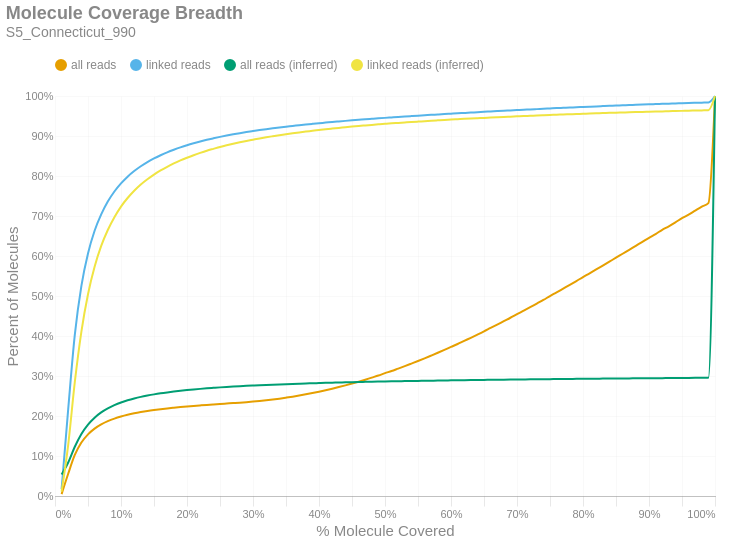

Notebook source saved alongside this figure:
### Markdown cell above
### Molecule Read Coverage
This chart shows molecule coverage breadth as computed by the number of bases aligned to that molecule. In other words, "*how much of each unique long molecule is actually sequenced/aligned?*" Keep in mind there is a distinction between sequences and alignments, since some sequences belonging to a particular molecule may not align well and wouldn't appear in the alignment data. This chart also shows molecule coverage breadth as computed by the *inferred fragment* from which the aligned sequences originate. Unlike read coverage, this calculation takes into account the total insert size, including unsequenced gaps between the forward and reverse reads. Like the previous figures, these are cumulative percents.

### Code cell
if SKIPLR:
    print_html(f"Skipped")
else:
    binned_df = consolidated_hist(valids['coverage_bp'], mask, 0.01, True)
    binned_df_inf = consolidated_hist(valids['coverage_inserts'], mask, 0.01, True)
    binned_df = binned_df.with_columns(pl.lit(binned_df_inf['all reads (cumsum)']).alias('all reads (inferred)'))
    binned_df = binned_df.with_columns(pl.lit(binned_df_inf['linked reads (cumsum)']).alias('linked reads (inferred)'))
    binned_df = binned_df.with_columns(
        (pl.col('bin').cast(pl.Float64) + 0.01).alias('right_edge')
    )

    with SafeRender(binned_df):
        (
            density_plot(binned_df, 'Molecule Coverage Breadth', samplename, 'molcov', ['all reads (inferred)','linked reads (inferred)'])
            .encode(
                #x=alt.X('bin:Q', title="% Molecule Covered").axis(format = '%').scale(padding=0),
                x=alt.X('right_edge:Q', title="% Molecule Covered").axis(format='%').scale(padding=0),
                y=alt.Y('value:Q', title='Percent of Molecules')
                    .axis(format='%')
                    .stack(False)
                    .scale(domainMin=0, padding=0),
                color=alt.Color("key:N").scale(domain = ["all reads", "linked reads", "all reads (inferred)", "linked reads (inferred)"]),
                tooltip = [
                    alt.Tooltip("key:N", title = "Data Type"),
                    alt.Tooltip("range_label:N", title="% Molecule Covered"),
                    alt.Tooltip("value:Q", format = ".2%", title="% Molecules")
                ]
            )
        ).display()

### Figure 1 — Vega-Lite specification as saved in the notebook (floating-point values rounded to 4 significant figures)
{"width": "container", "height": 400, "config": {"title": {"anchor": "start", "dy": -15, "fontSize": 18, "color": "#888888", "subtitleColor": "#888888", "subtitleFontSize": 14}, "arc": {"fill": "#0072B2"}, "axis": {"domainColor": "#888888", "domainWidth": 0.5, "gridWidth": 0.2, "grid": false, "titleFontWeight": 400, "titleFontSize": 15, "labelFontSize": 11, "labelColor": "#888888", "tickColor": "#888888", "tickWidth": 0.2, "titleColor": "#888888"}, "axisBand": {"grid": false}, "axisX": {"grid": true, "tickSize": 10, "domainCap": "round"}, "axisY": {"domain": false, "grid": true, "tickSize": 0, "domainCap": "round"}, "background": "transparent", "header": {"labelFontSize": 15, "labelColor": "#888888", "titleFontSize": 15, "titleFontWeight": 600, "titleColor": "#888888"}, "legend": {"labelFont": "sans-serif", "labelFontSize": 12, "labelColor": "#888888", "symbolSize": 100, "symbolType": "circle", "titleFontSize": 12, "titlePadding": 10, "titleColor": "#888888", "title": null, "orient": "top"}, "range": {"category": ["#E69F00", "#56B4E9", "#009E73", "#F0E442", "#0072B2", "#D55E00", "#CC79A7", "#000000"], "diverging": ["#cfe8f3", "#a2d4ec", "#73bfe2", "#46abdb", "#1696d2", "#12719e"]}, "area": {"fill": "#0072B2", "fillOpacity": 0.7, "line": true, "strokeOpacity": 0.7}, "line": {"color": "#0072B2", "stroke": "#0072B2", "strokeWidth": 2}, "trail": {"color": "#0072B2", "stroke": "#0072B2", "strokeWidth": 0, "size": 1}, "point": {"filled": true, "fillOpacity": 1.0, "size": 95}, "text": {"color": "#888888", "fontSize": 11, "align": "right", "fontWeight": 400, "size": 11}, "bar": {"fill": "#0072B2", "stroke": null}, "view": {"stroke": null, "continuousWidth": 660, "continuousHeight": 400}}, "data": {"name": "data-c3bd97059dbc386f11630d874e2769d9"}, "mark": {"type": "line", "interpolate": "monotone", "point": {"opacity": 0, "size": 275}}, "encoding": {"color": {"field": "key", "scale": {"domain": ["all reads", "linked reads", "all reads (inferred)", "linked reads (inferred)"]}, "type": "nominal"}, "tooltip": [{"field": "key", "title": "Data Type", "type": "nominal"}, {"field": "range_label", "title": "% Molecule Covered", "type": "nominal"}, {"field": "value", "format": ".2%", "title": "% Molecules", "type": "quantitative"}], "x": {"axis": {"format": "%"}, "field": "right_edge", "scale": {"padding": 0}, "title": "% Molecule Covered", "type": "quantitative"}, "y": {"axis": {"format": "%"}, "field": "value", "scale": {"domainMin": 0, "padding": 0}, "stack": false, "title": "Percent of Molecules", "type": "quantitative"}}, "params": [{"name": "param_c36ac31b6afebe62", "select": {"type": "point", "fields": ["key"]}, "bind": "legend"}], "title": {"text": "Molecule Coverage Breadth", "subtitle": "S5_Connecticut_990"}, "transform": [{"fold": ["all reads (cumsum)", "linked reads (cumsum)", "all reads (inferred)", "linked reads (inferred)"]}, {"calculate": "replace(datum.key, ' (cumsum)', '')", "as": "key"}, {"filter": {"param": "param_c36ac31b6afebe62"}}], "usermeta": {"embedOptions": {"downloadFileName": "S5_Connecticut_990.molcov"}}, "$schema": "https://vega.github.io/schema/vega-lite/v6.1.0.json", "datasets": {"data-c3bd97059dbc386f11630d874e2769d9": [{"bin": "0.0", "interval": "0.0-0.01", "all reads": 0.004694, "linked reads": 0.01701, "all reads (cumsum)": 0.004694, "linked reads (cumsum)": 0.01701, "range_label": "0.0-0.01", "all reads (inferred)": 0.05352, "linked reads (inferred)": 0.01095, "right_edge": 0.01}, {"bin": "0.01", "interval": "0.01-0.02", "all reads": 0.05092, "linked reads": 0.2, "all reads (cumsum)": 0.05561, "linked reads (cumsum)": 0.217, "range_label": "0.01-0.02", "all reads (inferred)": 0.08362, "linked reads (inferred)": 0.1278, "right_edge": 0.02}, {"bin": "0.02", "interval": "0.02-0.03", "all reads": 0.04693, "linked reads": 0.1857, "all reads (cumsum)": 0.1025, "linked reads (cumsum)": 0.4027, "range_label": "0.02-0.03", "all reads (inferred)": 0.1232, "linked reads (inferred)": 0.2844, "right_edge": 0.03}, {"bin": "0.03", "interval": "0.03-0.04", "all reads": 0.03103, "linked reads": 0.1227, "all reads (cumsum)": 0.1336, "linked reads (cumsum)": 0.5255, "range_label": "0.03-0.04", "all reads (inferred)": 0.1551, "linked reads (inferred)": 0.4111, "right_edge": 0.04}, {"bin": "0.04", "interval": "0.04-0.05", "all reads": 0.02051, "linked reads": 0.08088, "all reads (cumsum)": 0.1541, "linked reads (cumsum)": 0.6063, "range_label": "0.04-0.05", "all reads (inferred)": 0.1785, "linked reads (inferred)": 0.5044, "right_edge": 0.05}, {"bin": "0.05", "interval": "0.05-0.06", "all reads": 0.01443, "linked reads": 0.05673, "all reads (cumsum)": 0.1685, "linked reads (cumsum)": 0.6631, "range_label": "0.05-0.06", "all reads (inferred)": 0.1959, "linked reads (inferred)": 0.5731, "right_edge": 0.06}, {"bin": "0.06", "interval": "0.06-0.07", "all reads": 0.01042, "linked reads": 0.0409, "all reads (cumsum)": 0.1789, "linked reads (cumsum)": 0.704, "range_label": "0.06-0.07", "all reads (inferred)": 0.209, "linked reads (inferred)": 0.6252, "right_edge": 0.07}, {"bin": "0.07", "interval": "0.07-0.08", "all reads": 0.008198, "linked reads": 0.03215, "all reads (cumsum)": 0.1871, "linked reads (cumsum)": 0.7361, "range_label": "0.07-0.08", "all reads (inferred)": 0.219, "linked reads (inferred)": 0.6651, "right_edge": 0.08}, {"bin": "0.08", "interval": "0.08-0.09", "all reads": 0.006444, "linked reads": 0.02514, "all reads (cumsum)": 0.1936, "linked reads (cumsum)": 0.7613, "range_label": "0.08-0.09", "all reads (inferred)": 0.2271, "linked reads (inferred)": 0.6971, "right_edge": 0.09}, {"bin": "0.09", "interval": "0.09-0.1", "all reads": 0.005207, "linked reads": 0.02023, "all reads (cumsum)": 0.1988, "linked reads (cumsum)": 0.7815, "range_label": "0.09-0.1", "all reads (inferred)": 0.2338, "linked reads (inferred)": 0.7236, "right_edge": 0.1}, {"bin": "0.1", "interval": "0.1-0.11", "all reads": 0.004325, "linked reads": 0.01686, "all reads (cumsum)": 0.2031, "linked reads (cumsum)": 0.7984, "range_label": "0.1-0.11", "all reads (inferred)": 0.2392, "linked reads (inferred)": 0.745, "right_edge": 0.11}, {"bin": "0.11", "interval": "0.11-0.12", "all reads": 0.003627, "linked reads": 0.014, "all reads (cumsum)": 0.2067, "linked reads (cumsum)": 0.8124, "range_label": "0.11-0.12", "all reads (inferred)": 0.2438, "linked reads (inferred)": 0.7633, "right_edge": 0.12}, {"bin": "0.12", "interval": "0.12-0.13", "all reads": 0.003116, "linked reads": 0.01198, "all reads (cumsum)": 0.2099, "linked reads (cumsum)": 0.8243, "range_label": "0.12-0.13", "all reads (inferred)": 0.2478, "linked reads (inferred)": 0.7788, "right_edge": 0.13}, {"bin": "0.13", "interval": "0.13-0.14", "all reads": 0.002748, "linked reads": 0.01051, "all reads (cumsum)": 0.2126, "linked reads (cumsum)": 0.8348, "range_label": "0.13-0.14", "all reads (inferred)": 0.2511, "linked reads (inferred)": 0.7918, "right_edge": 0.14}, {"bin": "0.14", "interval": "0.14-0.15", "all reads": 0.002363, "linked reads": 0.008995, "all reads (cumsum)": 0.215, "linked reads (cumsum)": 0.8438, "range_label": "0.14-0.15", "all reads (inferred)": 0.2541, "linked reads (inferred)": 0.8036, "right_edge": 0.15}, {"bin": "0.15", "interval": "0.15-0.16", "all reads": 0.00211, "linked reads": 0.00805, "all reads (cumsum)": 0.2171, "linked reads (cumsum)": 0.8519, "range_label": "0.15-0.16", "all reads (inferred)": 0.2567, "linked reads (inferred)": 0.814, "right_edge": 0.16}, {"bin": "0.16", "interval": "0.16-0.17", "all reads": 0.001961, "linked reads": 0.007338, "all reads (cumsum)": 0.219, "linked reads (cumsum)": 0.8592, "range_label": "0.16-0.17", "all reads (inferred)": 0.259, "linked reads (inferred)": 0.8231, "right_edge": 0.17}, {"bin": "0.17", "interval": "0.17-0.18", "all reads": 0.001714, "linked reads": 0.006351, "all reads (cumsum)": 0.2208, "linked reads (cumsum)": 0.8656, "range_label": "0.17-0.18", "all reads (inferred)": 0.2611, "linked reads (inferred)": 0.8314, "right_edge": 0.18}, {"bin": "0.18", "interval": "0.18-0.19", "all reads": 0.00162, "linked reads": 0.005953, "all reads (cumsum)": 0.2224, "linked reads (cumsum)": 0.8715, "range_label": "0.18-0.19", "all reads (inferred)": 0.263, "linked reads (inferred)": 0.8389, "right_edge": 0.19}, {"bin": "0.19", "interval": "0.19-0.2", "all reads": 0.001511, "linked reads": 0.005435, "all reads (cumsum)": 0.2239, "linked reads (cumsum)": 0.877, "range_label": "0.19-0.2", "all reads (inferred)": 0.2647, "linked reads (inferred)": 0.8457, "right_edge": 0.2}, {"bin": "0.2", "interval": "0.2-0.21", "all reads": 0.001358, "linked reads": 0.00484, "all reads (cumsum)": 0.2252, "linked reads (cumsum)": 0.8818, "range_label": "0.2-0.21", "all reads (inferred)": 0.2663, "linked reads (inferred)": 0.852, "right_edge": 0.21}, {"bin": "0.21", "interval": "0.21-0.22", "all reads": 0.001278, "linked reads": 0.004428, "all reads (cumsum)": 0.2265, "linked reads (cumsum)": 0.8862, "range_label": "0.21-0.22", "all reads (inferred)": 0.2678, "linked reads (inferred)": 0.8578, "right_edge": 0.22}, {"bin": "0.22", "interval": "0.22-0.23", "all reads": 0.001248, "linked reads": 0.004181, "all reads (cumsum)": 0.2278, "linked reads (cumsum)": 0.8904, "range_label": "0.22-0.23", "all reads (inferred)": 0.2692, "linked reads (inferred)": 0.8632, "right_edge": 0.23}, {"bin": "0.23", "interval": "0.23-0.24", "all reads": 0.001177, "linked reads": 0.003787, "all reads (cumsum)": 0.2289, "linked reads (cumsum)": 0.8942, "range_label": "0.23-0.24", "all reads (inferred)": 0.2704, "linked reads (inferred)": 0.8679, "right_edge": 0.24}, {"bin": "0.24", "interval": "0.24-0.25", "all reads": 0.001149, "linked reads": 0.003611, "all reads (cumsum)": 0.2301, "linked reads (cumsum)": 0.8978, "range_label": "0.24-0.25", "all reads (inferred)": 0.2716, "linked reads (inferred)": 0.8726, "right_edge": 0.25}, {"bin": "0.25", "interval": "0.25-0.26", "all reads": 0.001105, "linked reads": 0.003316, "all reads (cumsum)": 0.2312, "linked reads (cumsum)": 0.9011, "range_label": "0.25-0.26", "all reads (inferred)": 0.2726, "linked reads (inferred)": 0.8767, "right_edge": 0.26}, {"bin": "0.26", "interval": "0.26-0.27", "all reads": 0.001102, "linked reads": 0.003108, "all reads (cumsum)": 0.2323, "linked reads (cumsum)": 0.9042, "range_label": "0.26-0.27", "all reads (inferred)": 0.2736, "linked reads (inferred)": 0.8806, "right_edge": 0.27}, {"bin": "0.27", "interval": "0.27-0.28", "all reads": 0.001114, "linked reads": 0.002853, "all reads (cumsum)": 0.2334, "linked reads (cumsum)": 0.9071, "range_label": "0.27-0.28", "all reads (inferred)": 0.2745, "linked reads (inferred)": 0.8843, "right_edge": 0.28}, {"bin": "0.28", "interval": "0.28-0.29", "all reads": 0.001215, "linked reads": 0.00265, "all reads (cumsum)": 0.2346, "linked reads (cumsum)": 0.9097, "range_label": "0.28-0.29", "all reads (inferred)": 0.2754, "linked reads (inferred)": 0.8877, "right_edge": 0.29}, {"bin": "0.29", "interval": "0.29-0.3", "all reads": 0.001361, "linked reads": 0.002525, "all reads (cumsum)": 0.236, "linked reads (cumsum)": 0.9123, "range_label": "0.29-0.3", "all reads (inferred)": 0.2762, "linked reads (inferred)": 0.8908, "right_edge": 0.3}, {"bin": "0.3", "interval": "0.3-0.31", "all reads": 0.001607, "linked reads": 0.002485, "all reads (cumsum)": 0.2376, "linked reads (cumsum)": 0.9148, "range_label": "0.3-0.31", "all reads (inferred)": 0.277, "linked reads (inferred)": 0.8939, "right_edge": 0.31}, {"bin": "0.31", "interval": "0.31-0.32", "all reads": 0.001756, "linked reads": 0.002177, "all reads (cumsum)": 0.2394, "linked reads (cumsum)": 0.9169, "range_label": "0.31-0.32", "all reads (inferred)": 0.2777, "linked reads (inferred)": 0.8968, "right_edge": 0.32}, {"bin": "0.32", "interval": "0.32-0.33", "all reads": 0.001949, "linked reads": 0.002181, "all reads (cumsum)": 0.2413, "linked reads (cumsum)": 0.9191, "range_label": "0.32-0.33", "all reads (inferred)": 0.2784, "linked reads (inferred)": 0.8994, "right_edge": 0.33}, {"bin": "0.33", "interval": "0.33-0.34", "all reads": 0.002104, "linked reads": 0.00219, "all reads (cumsum)": 0.2434, "linked reads (cumsum)": 0.9213, "range_label": "0.33-0.34", "all reads (inferred)": 0.279, "linked reads (inferred)": 0.9019, "right_edge": 0.34}, {"bin": "0.34", "interval": "0.34-0.35", "all reads": 0.002389, "linked reads": 0.002005, "all reads (cumsum)": 0.2458, "linked reads (cumsum)": 0.9233, "range_label": "0.34-0.35", "all reads (inferred)": 0.2797, "linked reads (inferred)": 0.9044, "right_edge": 0.35}, {"bin": "0.35", "interval": "0.35-0.36", "all reads": 0.002516, "linked reads": 0.001756, "all reads (cumsum)": 0.2483, "linked reads (cumsum)": 0.9251, "range_label": "0.35-0.36", "all reads (inferred)": 0.2803, "linked reads (inferred)": 0.9068, "right_edge": 0.36}, {"bin": "0.36", "interval": "0.36-0.37", "all reads": 0.002803, "linked reads": 0.001884, "all reads (cumsum)": 0.2511, "linked reads (cumsum)": 0.9269, "range_label": "0.36-0.37", "all reads (inferred)": 0.2808, "linked reads (inferred)": 0.909, "right_edge": 0.37}, {"bin": "0.37", "interval": "0.37-0.38", "all reads": 0.003015, "linked reads": 0.001751, "all reads (cumsum)": 0.2541, "linked reads (cumsum)": 0.9287, "range_label": "0.37-0.38", "all reads (inferred)": 0.2814, "linked reads (inferred)": 0.9111, "right_edge": 0.38}, {"bin": "0.38", "interval": "0.38-0.39", "all reads": 0.003242, "linked reads": 0.001657, "all reads (cumsum)": 0.2574, "linked reads (cumsum)": 0.9304, "range_label": "0.38-0.39", "all reads (inferred)": 0.2819, "linked reads (inferred)": 0.913, "right_edge": 0.39}, {"bin": "0.39", "interval": "0.39-0.4", "all reads": 0.00343, "linked reads": 0.001617, "all reads (cumsum)": 0.2608, "linked reads (cumsum)": 0.932, "range_label": "0.39-0.4", "all reads (inferred)": 0.2824, "linked reads (inferred)": 0.915, "right_edge": 0.4}, {"bin": "0.4", "interval": "0.4-0.41", "all reads": 0.00362, "linked reads": 0.001507, "all reads (cumsum)": 0.2644, "linked reads (cumsum)": 0.9335, "range_label": "0.4-0.41", "all reads (inferred)": 0.2829, "linked reads (inferred)": 0.9169, "right_edge": 0.41}, {"bin": "0.41", "interval": "0.41-0.42", "all reads": 0.003885, "linked reads": 0.001575, "all reads (cumsum)": 0.2683, "linked reads (cumsum)": 0.9351, "range_label": "0.41-0.42", "all reads (inferred)": 0.2833, "linked reads (inferred)": 0.9186, "right_edge": 0.42}, {"bin": "0.42", "interval": "0.42-0.43", "all reads": 0.004032, "linked reads": 0.001392, "all reads (cumsum)": 0.2723, "linked reads (cumsum)": 0.9364, "range_label": "0.42-0.43", "all reads (inferred)": 0.2837, "linked reads (inferred)": 0.9203, "right_edge": 0.43}, {"bin": "0.43", "interval": "0.43-0.44", "all reads": 0.004239, "linked reads": 0.001361, "all reads (cumsum)": 0.2766, "linked reads (cumsum)": 0.9378, "range_label": "0.43-0.44", "all reads (inferred)": 0.2842, "linked reads (inferred)": 0.922, "right_edge": 0.44}, {"bin": "0.44", "interval": "0.44-0.45", "all reads": 0.004467, "linked reads": 0.001322, "all reads (cumsum)": 0.281, "linked reads (cumsum)": 0.9391, "range_label": "0.44-0.45", "all reads (inferred)": 0.2846, "linked reads (inferred)": 0.9236, "right_edge": 0.45}, {"bin": "0.45", "interval": "0.45-0.46", "all reads": 0.00477, "linked reads": 0.001269, "all reads (cumsum)": 0.2858, "linked reads (cumsum)": 0.9404, "range_label": "0.45-0.46", "all reads (inferred)": 0.285, "linked reads (inferred)": 0.9251, "right_edge": 0.46}, {"bin": "0.46", "interval": "0.46-0.47", "all reads": 0.004918, "linked reads": 0.001313, "all reads (cumsum)": 0.2907, "linked reads (cumsum)": 0.9417, "range_label": "0.46-0.47", "all reads (inferred)": 0.2853, "linked reads (inferred)": 0.9265, "right_edge": 0.47}, {"bin": "0.47", "interval": "0.47-0.48", "all reads": 0.005227, "linked reads": 0.00122, "all reads (cumsum)": 0.296, "linked reads (cumsum)": 0.9429, "range_label": "0.47-0.48", "all reads (inferred)": 0.2857, "linked reads (inferred)": 0.9278, "right_edge": 0.48}, {"bin": "0.48", "interval": "0.48-0.49", "all reads": 0.005181, "linked reads": 0.001212, "all reads (cumsum)": 0.3011, "linked reads (cumsum)": 0.9441, "range_label": "0.48-0.49", "all reads (inferred)": 0.286, "linked reads (inferred)": 0.9291, "right_edge": 0.49}, {"bin": "0.49", "interval": "0.49-0.5", "all reads": 0.005965, "linked reads": 0.001172, "all reads (cumsum)": 0.3071, "linked reads (cumsum)": 0.9453, "range_label": "0.49-0.5", "all reads (inferred)": 0.2863, "linked reads (inferred)": 0.9304, "right_edge": 0.5}, {"bin": "0.5", "interval": "0.5-0.51", "all reads": 0.005289, "linked reads": 0.001091, "all reads (cumsum)": 0.3124, "linked reads (cumsum)": 0.9464, "range_label": "0.5-0.51", "all reads (inferred)": 0.2867, "linked reads (inferred)": 0.9316, "right_edge": 0.51}, {"bin": "0.51", "interval": "0.51-0.52", "all reads": 0.006159, "linked reads": 0.001095, "all reads (cumsum)": 0.3186, "linked reads (cumsum)": 0.9475, "range_label": "0.51-0.52", "all reads (inferred)": 0.2869, "linked reads (inferred)": 0.9327, "right_edge": 0.52}, {"bin": "0.52", "interval": "0.52-0.53", "all reads": 0.006084, "linked reads": 0.001139, "all reads (cumsum)": 0.3246, "linked reads (cumsum)": 0.9486, "range_label": "0.52-0.53", "all reads (inferred)": 0.2872, "linked reads (inferred)": 0.9339, "right_edge": 0.53}, {"bin": "0.53", "interval": "0.53-0.54", "all reads": 0.006364, "linked reads": 0.001088, "all reads (cumsum)": 0.331, "linked reads (cumsum)": 0.9497, "range_label": "0.53-0.54", "all reads (inferred)": 0.2875, "linked reads (inferred)": 0.935, "right_edge": 0.54}, {"bin": "0.54", "interval": "0.54-0.55", "all reads": 0.006408, "linked reads": 0.001077, "all reads (cumsum)": 0.3374, "linked reads (cumsum)": 0.9508, "range_label": "0.54-0.55", "all reads (inferred)": 0.2878, "linked reads (inferred)": 0.936, "right_edge": 0.55}, {"bin": "0.55", "interval": "0.55-0.56", "all reads": 0.006678, "linked reads": 0.001035, "all reads (cumsum)": 0.3441, "linked reads (cumsum)": 0.9518, "range_label": "0.55-0.56", "all reads (inferred)": 0.2881, "linked reads (inferred)": 0.937, "right_edge": 0.56}, {"bin": "0.56", "interval": "0.56-0.57", "all reads": 0.006951, "linked reads": 0.0009914, "all reads (cumsum)": 0.351, "linked reads (cumsum)": 0.9528, "range_label": "0.56-0.57", "all reads (inferred)": 0.2883, "linked reads (inferred)": 0.9381, "right_edge": 0.57}, {"bin": "0.57", "interval": "0.57-0.58", "all reads": 0.007073, "linked reads": 0.001077, "all reads (cumsum)": 0.3581, "linked reads (cumsum)": 0.9539, "range_label": "0.57-0.58", "all reads (inferred)": 0.2886, "linked reads (inferred)": 0.9391, "right_edge": 0.58}, {"bin": "0.58", "interval": "0.58-0.59", "all reads": 0.007211, "linked reads": 0.00102, "all reads (cumsum)": 0.3653, "linked reads (cumsum)": 0.9549, "range_label": "0.58-0.59", "all reads (inferred)": 0.2889, "linked reads (inferred)": 0.9401, "right_edge": 0.59}, {"bin": "0.59", "interval": "0.59-0.6", "all reads": 0.007421, "linked reads": 0.0008702, "all reads (cumsum)": 0.3727, "linked reads (cumsum)": 0.9558, "range_label": "0.59-0.6", "all reads (inferred)": 0.2891, "linked reads (inferred)": 0.941, "right_edge": 0.6}, {"bin": "0.6", "interval": "0.6-0.61", "all reads": 0.007258, "linked reads": 0.0008834, "all reads (cumsum)": 0.38, "linked reads (cumsum)": 0.9567, "range_label": "0.6-0.61", "all reads (inferred)": 0.2894, "linked reads (inferred)": 0.9419, "right_edge": 0.61}, {"bin": "0.61", "interval": "0.61-0.62", "all reads": 0.007843, "linked reads": 0.0009804, "all reads (cumsum)": 0.3878, "linked reads (cumsum)": 0.9577, "range_label": "0.61-0.62", "all reads (inferred)": 0.2896, "linked reads (inferred)": 0.9429, "right_edge": 0.62}, {"bin": "0.62", "interval": "0.62-0.63", "all reads": 0.007692, "linked reads": 0.0009473, "all reads (cumsum)": 0.3955, "linked reads (cumsum)": 0.9586, "range_label": "0.62-0.63", "all reads (inferred)": 0.2898, "linked reads (inferred)": 0.9438, "right_edge": 0.63}, {"bin": "0.63", "interval": "0.63-0.64", "all reads": 0.007988, "linked reads": 0.0008658, "all reads (cumsum)": 0.4035, "linked reads (cumsum)": 0.9595, "range_label": "0.63-0.64", "all reads (inferred)": 0.29, "linked reads (inferred)": 0.9445, "right_edge": 0.64}, {"bin": "0.64", "interval": "0.64-0.65", "all reads": 0.008118, "linked reads": 0.0009804, "all reads (cumsum)": 0.4116, "linked reads (cumsum)": 0.9605, "range_label": "0.64-0.65", "all reads (inferred)": 0.2902, "linked reads (inferred)": 0.9453, "right_edge": 0.65}, {"bin": "0.65", "interval": "0.65-0.66", "all reads": 0.008501, "linked reads": 0.0008768, "all reads (cumsum)": 0.4201, "linked reads (cumsum)": 0.9613, "range_label": "0.65-0.66", "all reads (inferred)": 0.2905, "linked reads (inferred)": 0.9461, "right_edge": 0.66}, {"bin": "0.66", "interval": "0.66-0.67", "all reads": 0.008331, "linked reads": 0.0009099, "all reads (cumsum)": 0.4285, "linked reads (cumsum)": 0.9622, "range_label": "0.66-0.67", "all reads (inferred)": 0.2907, "linked reads (inferred)": 0.9469, "right_edge": 0.67}, {"bin": "0.67", "interval": "0.67-0.68", "all reads": 0.008608, "linked reads": 0.000868, "all reads (cumsum)": 0.4371, "linked reads (cumsum)": 0.9631, "range_label": "0.67-0.68", "all reads (inferred)": 0.2909, "linked reads (inferred)": 0.9476, "right_edge": 0.68}, {"bin": "0.68", "interval": "0.68-0.69", "all reads": 0.008536, "linked reads": 0.0007777, "all reads (cumsum)": 0.4456, "linked reads (cumsum)": 0.9639, "range_label": "0.68-0.69", "all reads (inferred)": 0.2911, "linked reads (inferred)": 0.9484, "right_edge": 0.69}, {"bin": "0.69", "interval": "0.69-0.7", "all reads": 0.008906, "linked reads": 0.0008305, "all reads (cumsum)": 0.4545, "linked reads (cumsum)": 0.9647, "range_label": "0.69-0.7", "all reads (inferred)": 0.2913, "linked reads (inferred)": 0.9491, "right_edge": 0.7}, {"bin": "0.7", "interval": "0.7-0.71", "all reads": 0.008636, "linked reads": 0.0008614, "all reads (cumsum)": 0.4632, "linked reads (cumsum)": 0.9656, "range_label": "0.7-0.71", "all reads (inferred)": 0.2915, "linked reads (inferred)": 0.9499, "right_edge": 0.71}, {"bin": "0.71", "interval": "0.71-0.72", "all reads": 0.008803, "linked reads": 0.0007645, "all reads (cumsum)": 0.472, "linked reads (cumsum)": 0.9663, "range_label": "0.71-0.72", "all reads (inferred)": 0.2916, "linked reads (inferred)": 0.9505, "right_edge": 0.72}, {"bin": "0.72", "interval": "0.72-0.73", "all reads": 0.009155, "linked reads": 0.0008438, "all reads (cumsum)": 0.4811, "linked reads (cumsum)": 0.9672, "range_label": "0.72-0.73", "all reads (inferred)": 0.2918, "linked reads (inferred)": 0.9512, "right_edge": 0.73}, {"bin": "0.73", "interval": "0.73-0.74", "all reads": 0.009043, "linked reads": 0.0008636, "all reads (cumsum)": 0.4902, "linked reads (cumsum)": 0.9681, "range_label": "0.73-0.74", "all reads (inferred)": 0.292, "linked reads (inferred)": 0.9519, "right_edge": 0.74}, {"bin": "0.74", "interval": "0.74-0.75", "all reads": 0.009814, "linked reads": 0.000846, "all reads (cumsum)": 0.5, "linked reads (cumsum)": 0.9689, "range_label": "0.74-0.75", "all reads (inferred)": 0.2922, "linked reads (inferred)": 0.9525, "right_edge": 0.75}, {"bin": "0.75", "interval": "0.75-0.76", "all reads": 0.009022, "linked reads": 0.0008504, "all reads (cumsum)": 0.509, "linked reads (cumsum)": 0.9698, "range_label": "0.75-0.76", "all reads (inferred)": 0.2923, "linked reads (inferred)": 0.9532, "right_edge": 0.76}, {"bin": "0.76", "interval": "0.76-0.77", "all reads": 0.009378, "linked reads": 0.0007226, "all reads (cumsum)": 0.5184, "linked reads (cumsum)": 0.9705, "range_label": "0.76-0.77", "all reads (inferred)": 0.2925, "linked reads (inferred)": 0.9538, "right_edge": 0.77}, {"bin": "0.77", "interval": "0.77-0.78", "all reads": 0.009327, "linked reads": 0.000727, "all reads (cumsum)": 0.5277, "linked reads (cumsum)": 0.9712, "range_label": "0.77-0.78", "all reads (inferred)": 0.2927, "linked reads (inferred)": 0.9544, "right_edge": 0.78}, {"bin": "0.78", "interval": "0.78-0.79", "all reads": 0.009649, "linked reads": 0.0006918, "all reads (cumsum)": 0.5374, "linked reads (cumsum)": 0.9719, "range_label": "0.78-0.79", "all reads (inferred)": 0.2929, "linked reads (inferred)": 0.955, "right_edge": 0.79}, {"bin": "0.79", "interval": "0.79-0.8", "all reads": 0.00999, "linked reads": 0.0007402, "all reads (cumsum)": 0.5473, "linked reads (cumsum)": 0.9726, "range_label": "0.79-0.8", "all reads (inferred)": 0.293, "linked reads (inferred)": 0.9556, "right_edge": 0.8}, {"bin": "0.8", "interval": "0.8-0.81", "all reads": 0.009368, "linked reads": 0.0007138, "all reads (cumsum)": 0.5567, "linked reads (cumsum)": 0.9733, "range_label": "0.8-0.81", "all reads (inferred)": 0.2932, "linked reads (inferred)": 0.9562, "right_edge": 0.81}, {"bin": "0.81", "interval": "0.81-0.82", "all reads": 0.009599, "linked reads": 0.000705, "all reads (cumsum)": 0.5663, "linked reads (cumsum)": 0.9741, "range_label": "0.81-0.82", "all reads (inferred)": 0.2933, "linked reads (inferred)": 0.9568, "right_edge": 0.82}, {"bin": "0.82", "interval": "0.82-0.83", "all reads": 0.009853, "linked reads": 0.0006829, "all reads (cumsum)": 0.5762, "linked reads (cumsum)": 0.9747, "range_label": "0.82-0.83", "all reads (inferred)": 0.2935, "linked reads (inferred)": 0.9573, "right_edge": 0.83}, {"bin": "0.83", "interval": "0.83-0.84", "all reads": 0.009799, "linked reads": 0.0006719, "all reads (cumsum)": 0.586, "linked reads (cumsum)": 0.9754, "range_label": "0.83-0.84", "all reads (inferred)": 0.2936, "linked reads (inferred)": 0.9579, "right_edge": 0.84}, {"bin": "0.84", "interval": "0.84-0.85", "all reads": 0.00975, "linked reads": 0.000608, "all reads (cumsum)": 0.5957, "linked reads (cumsum)": 0.976, "range_label": "0.84-0.85", "all reads (inferred)": 0.2938, "linked reads (inferred)": 0.9583, "right_edge": 0.85}, {"bin": "0.85", "interval": "0.85-0.86", "all reads": 0.009894, "linked reads": 0.0006675, "all reads (cumsum)": 0.6056, "linked reads (cumsum)": 0.9767, "range_label": "0.85-0.86", "all reads (inferred)": 0.2939, "linked reads (inferred)": 0.9588, "right_edge": 0.86}, {"bin": "0.86", "interval": "0.86-0.87", "all reads": 0.009839, "linked reads": 0.0006235, "all reads (cumsum)": 0.6154, "linked reads (cumsum)": 0.9773, "range_label": "0.86-0.87", "all reads (inferred)": 0.294, "linked reads (inferred)": 0.9593, "right_edge": 0.87}, {"bin": "0.87", "interval": "0.87-0.88", "all reads": 0.009991, "linked reads": 0.000694, "all reads (cumsum)": 0.6254, "linked reads (cumsum)": 0.978, "range_label": "0.87-0.88", "all reads (inferred)": 0.2942, "linked reads (inferred)": 0.9598, "right_edge": 0.88}, {"bin": "0.88", "interval": "0.88-0.89", "all reads": 0.0099, "linked reads": 0.0006301, "all reads (cumsum)": 0.6353, "linked reads (cumsum)": 0.9786, "range_label": "0.88-0.89", "all reads (inferred)": 0.2943, "linked reads (inferred)": 0.9602, "right_edge": 0.89}, {"bin": "0.89", "interval": "0.89-0.9", "all reads": 0.01022, "linked reads": 0.0005706, "all reads (cumsum)": 0.6456, "linked reads (cumsum)": 0.9792, "range_label": "0.89-0.9", "all reads (inferred)": 0.2944, "linked reads (inferred)": 0.9607, "right_edge": 0.9}, {"bin": "0.9", "interval": "0.9-0.91", "all reads": 0.009309, "linked reads": 0.0005464, "all reads (cumsum)": 0.6549, "linked reads (cumsum)": 0.9797, "range_label": "0.9-0.91", "all reads (inferred)": 0.2946, "linked reads (inferred)": 0.9611, "right_edge": 0.91}, {"bin": "0.91", "interval": "0.91-0.92", "all reads": 0.01065, "linked reads": 0.0005772, "all reads (cumsum)": 0.6655, "linked reads (cumsum)": 0.9803, "range_label": "0.91-0.92", "all reads (inferred)": 0.2947, "linked reads (inferred)": 0.9616, "right_edge": 0.92}, {"bin": "0.92", "interval": "0.92-0.93", "all reads": 0.008784, "linked reads": 0.0005596, "all reads (cumsum)": 0.6743, "linked reads (cumsum)": 0.9809, "range_label": "0.92-0.93", "all reads (inferred)": 0.2948, "linked reads (inferred)": 0.962, "right_edge": 0.93}, {"bin": "0.93", "interval": "0.93-0.94", "all reads": 0.009769, "linked reads": 0.0005111, "all reads (cumsum)": 0.6841, "linked reads (cumsum)": 0.9814, "range_label": "0.93-0.94", "all reads (inferred)": 0.2949, "linked reads (inferred)": 0.9624, "right_edge": 0.94}, {"bin": "0.94", "interval": "0.94-0.95", "all reads": 0.01063, "linked reads": 0.0005662, "all reads (cumsum)": 0.6947, "linked reads (cumsum)": 0.982, "range_label": "0.94-0.95", "all reads (inferred)": 0.295, "linked reads (inferred)": 0.9628, "right_edge": 0.95}, {"bin": "0.95", "interval": "0.95-0.96", "all reads": 0.008706, "linked reads": 0.0004847, "all reads (cumsum)": 0.7034, "linked reads (cumsum)": 0.9824, "range_label": "0.95-0.96", "all reads (inferred)": 0.2952, "linked reads (inferred)": 0.9633, "right_edge": 0.96}, {"bin": "0.96", "interval": "0.96-0.97", "all reads": 0.01006, "linked reads": 0.0004715, "all reads (cumsum)": 0.7135, "linked reads (cumsum)": 0.9829, "range_label": "0.96-0.97", "all reads (inferred)": 0.2953, "linked reads (inferred)": 0.9636, "right_edge": 0.97}, {"bin": "0.97", "interval": "0.97-0.98", "all reads": 0.009939, "linked reads": 0.000467, "all reads (cumsum)": 0.7234, "linked reads (cumsum)": 0.9834, "range_label": "0.97-0.98", "all reads (inferred)": 0.2955, "linked reads (inferred)": 0.964, "right_edge": 0.98}, {"bin": "0.98", "interval": "0.98-0.99", "all reads": 0.00872, "linked reads": 0.0004626, "all reads (cumsum)": 0.7321, "linked reads (cumsum)": 0.9838, "range_label": "0.98-0.99", "all reads (inferred)": 0.2956, "linked reads (inferred)": 0.9644, "right_edge": 0.99}, {"bin": "0.99", "interval": "0.99-1.0", "all reads": 0.2679, "linked reads": 0.01615, "all reads (cumsum)": 1.0, "linked reads (cumsum)": 1.0, "range_label": "0.99-1.0", "all reads (inferred)": 1.0, "linked reads (inferred)": 1.0, "right_edge": 1.0}]}}
